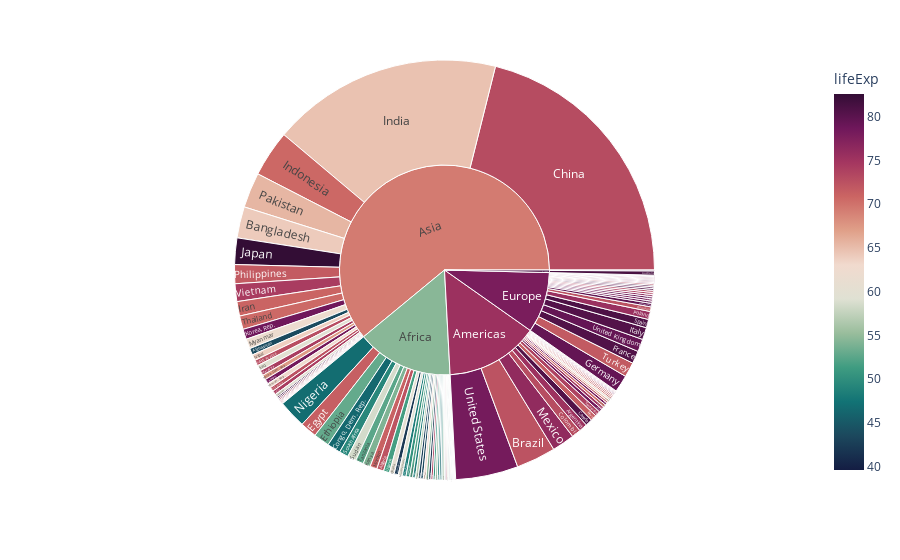

The cell this chart's notebook holds for it:
### Markdown cell above
# Sunburst

### Code cell
px.sunburst(data_frame=gm[gm.year == 2007],
            path=['continent', 'country'],
            values='pop',
            height=600,
            color='lifeExp',
            color_continuous_scale=px.colors.diverging.curl
           )

### Figure 1 — Plotly figure (JSON) as saved in the notebook; plotly's stock layout.template omitted (floating-point values rounded to 4 significant figures; data arrays with more than 128 entries replaced by an {"elided": "..."} marker saying what was removed)
{"data": [{"branchvalues": "total", "customdata": {"elided": "147x1 float values"}, "domain": {"x": [0, 1], "y": [0, 1]}, "hovertemplate": "labels=%{label}<br>pop=%{value}<br>parent=%{parent}<br>id=%{id}<br>lifeExp=%{color}<extra></extra>", "ids": {"elided": "147 str values"}, "labels": {"elided": "147 str values"}, "marker": {"coloraxis": "coloraxis", "colors": {"elided": "147 float values"}}, "name": "", "parents": {"elided": "147 str values"}, "type": "sunburst", "values": {"elided": "147 int values"}}], "layout": {"autosize": true, "coloraxis": {"colorbar": {"title": {"text": "lifeExp"}}, "colorscale": [[0, "rgb(20, 29, 67)"], [0.09091, "rgb(28, 72, 93)"], [0.1818, "rgb(18, 115, 117)"], [0.2727, "rgb(63, 156, 129)"], [0.3636, "rgb(153, 189, 156)"], [0.4545, "rgb(223, 225, 211)"], [0.5455, "rgb(241, 218, 206)"], [0.6364, "rgb(224, 160, 137)"], [0.7273, "rgb(203, 101, 99)"], [0.8182, "rgb(164, 54, 96)"], [0.9091, "rgb(111, 23, 91)"], [1, "rgb(51, 13, 53)"]]}, "legend": {"tracegroupgap": 0}, "margin": {"t": 60}}}
